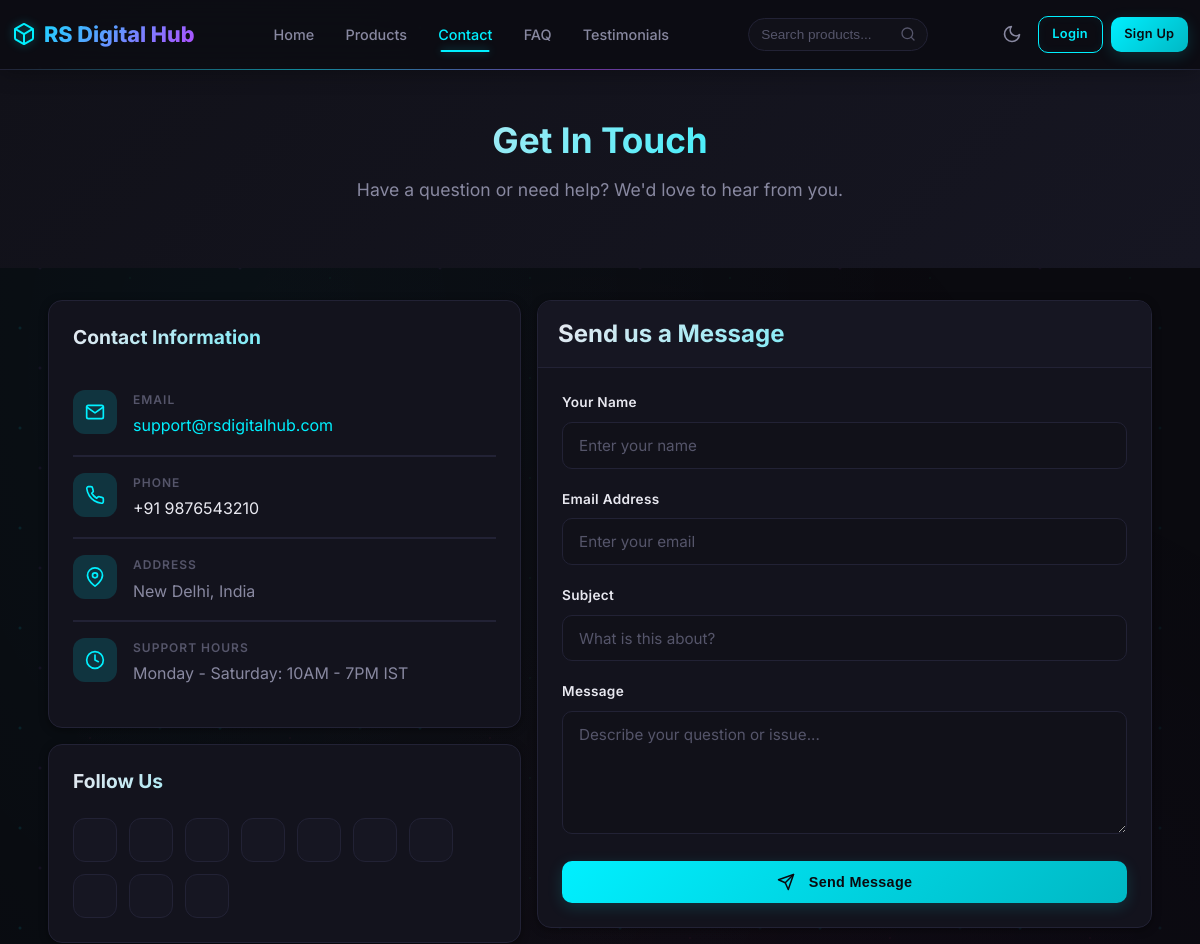
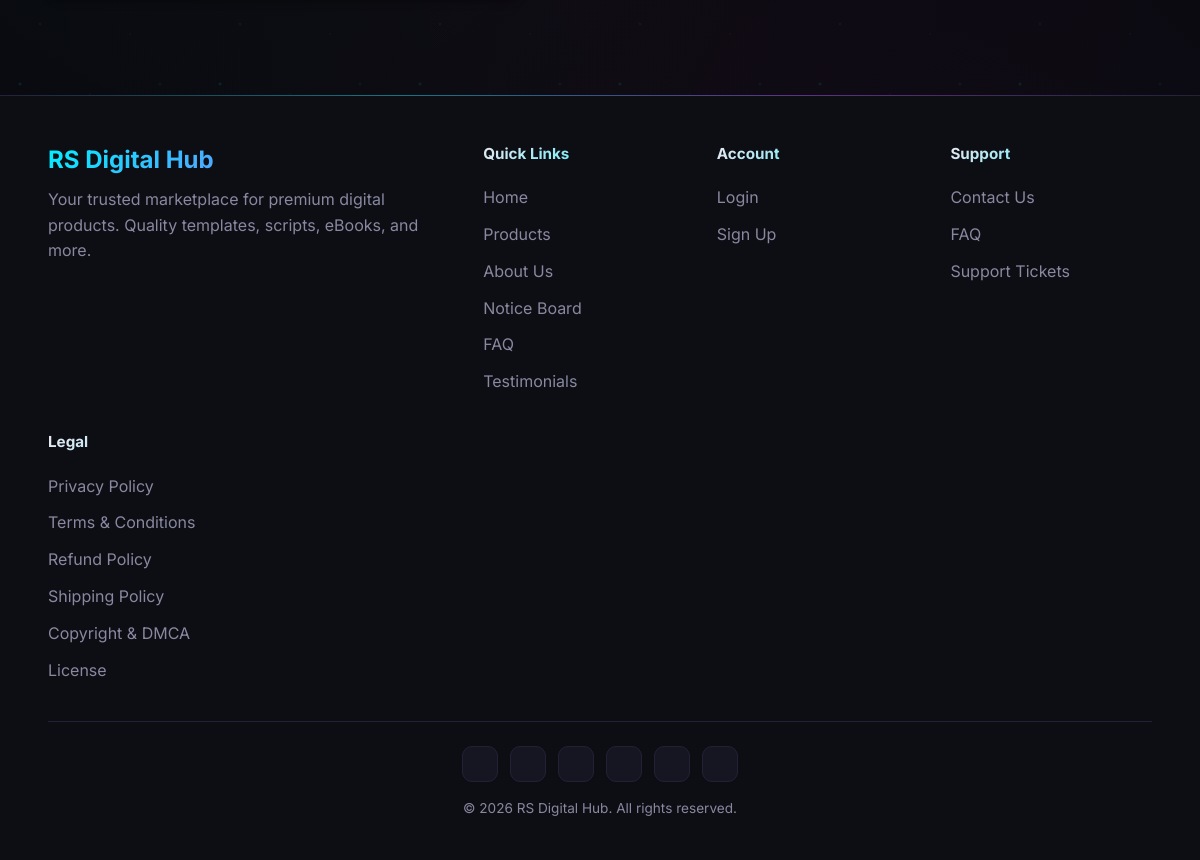
The page /contact.php on the database its author committed (2 pictures, top to bottom).
### tables this page shows
CREATE TABLE IF NOT EXISTS settings (
    id INT AUTO_INCREMENT PRIMARY KEY,
    setting_key VARCHAR(100) UNIQUE NOT NULL,
    setting_value TEXT,
    created_at TIMESTAMP DEFAULT CURRENT_TIMESTAMP,
    updated_at TIMESTAMP DEFAULT CURRENT_TIMESTAMP ON UPDATE CURRENT_TIMESTAMP
);

CREATE TABLE IF NOT EXISTS social_links (
    id INT AUTO_INCREMENT PRIMARY KEY,
    product_type VARCHAR(50) DEFAULT 'general',
    platform VARCHAR(50) NOT NULL,
    icon_svg TEXT DEFAULT NULL,
    url VARCHAR(500) NOT NULL DEFAULT '',
    label VARCHAR(100) DEFAULT NULL,
    is_active TINYINT(1) DEFAULT 1,
    sort_order INT DEFAULT 0,
    created_at TIMESTAMP DEFAULT CURRENT_TIMESTAMP,
    updated_at TIMESTAMP DEFAULT CURRENT_TIMESTAMP ON UPDATE CURRENT_TIMESTAMP,
    UNIQUE KEY idx_platform_section (platform, product_type)
);

### includes/functions.php (called while the page is built, shortened)
<?php
function sanitize($data) {
    return htmlspecialchars(strip_tags(trim($data)), ENT_QUOTES, 'UTF-8');
}
function getSetting($key, $default = '') {
    global $pdo;
    $stmt = $pdo->prepare("SELECT setting_value FROM settings WHERE setting_key = ? AND setting_value != ''");
    $stmt->execute([$key]);
    $value = $stmt->fetchColumn();
    return $value !== false ? $value : $default;
}
function isLoggedIn() {
    return isset($_SESSION['user_id']);
}

### contact.php (the view, shortened to what this page needs)
<?php
require_once __DIR__ . '/includes/header.php';
$contactEmail = getSetting('contact_email', 'support@rsdigitalhub.com');
$contactPhone = getSetting('contact_phone', '');
$contactAddress = getSetting('contact_address', '');
$contactHours = getSetting('contact_hours', '');
$socials = $pdo->query("SELECT * FROM social_links WHERE is_active = 1 AND url != '' ORDER BY sort_order ASC")->fetchAll();
?>
<section class="section" style="background:linear-gradient(135deg,var(--bg-secondary) 0%,var(--bg-tertiary) 100%);padding:3rem 0">
    <div class="container" style="text-align:center;max-width:700px">
        <h1 style="font-size:2.2rem;margin-bottom:0.75rem">Get In Touch</h1>
        <p style="font-size:1.1rem;color:var(--text-secondary)">Have a question or need help? We'd love to hear from you.</p>
    </div>
</section>
<section class="section" style="padding:2rem 0 4rem">
    <div class="container">
        <div class="d-flex flex-wrap gap-2">
            <div style="flex:1;min-width:300px">
                <div class="card mb-2">
                    <div class="card-body" style="padding:1.5rem">
                        <h3 class="mb-3" style="font-size:1.2rem">Contact Information</h3>
                        <?php if ($contactEmail): ?>
                        <div class="contact-item">
                            <div class="contact-icon">
                                <svg xmlns="http://www.w3.org/2000/svg" width="20" height="20" viewBox="0 0 24 24" fill="none" stroke="var(--primary)" stroke-width="2" stroke-linecap="round" stroke-linejoin="round"><path d="M4 4h16c1.1 0 2 .9 2 2v12c0 1.1-.9 2-2 2H4c-1.1 0-2-.9-2-2V6c0-1.1.9-2 2-2z"/><polyline points="22,6 12,13 2,6"/></svg>
                            </div>
                            <div>
                                <div class="contact-label">Email</div>
                                <a href="mailto:<?php echo sanitize($contactEmail); ?>" style="color:var(--primary);text-decoration:none"><?php echo sanitize($contactEmail); ?></a>
                            </div>
                        </div>
                        <?php endif; ?>
                        <?php if ($contactPhone): ?>
                        <div class="contact-item">
                            <div class="contact-icon">
                            </div>
                            <div>
                                <div class="contact-label">Phone</div>
                                <a href="tel:<?php echo sanitize($contactPhone); ?>" style="color:var(--text-primary);text-decoration:none"><?php echo sanitize($contactPhone); ?></a>
                            </div>
                        </div>
                        <?php endif; ?>
                        <?php if ($contactAddress): ?>
                        <div class="contact-item">
                            <div class="contact-icon">
                                <svg xmlns="http://www.w3.org/2000/svg" width="20" height="20" viewBox="0 0 24 24" fill="none" stroke="var(--primary)" stroke-width="2" stroke-linecap="round" stroke-linejoin="round"><path d="M21 10c0 7-9 13-9 13s-9-6-9-13a9 9 0 0 1 18 0z"/><circle cx="12" cy="10" r="3"/></svg>
                            </div>
                            <div>
                                <div class="contact-label">Address</div>
                                <div style="color:var(--text-secondary)"><?php echo nl2br(sanitize($contactAddress)); ?></div>
                            </div>
                        </div>
                        <?php endif; ?>
                        <?php if ($contactHours): ?>
                        <div class="contact-item">
                            <div class="contact-icon">
                                <svg xmlns="http://www.w3.org/2000/svg" width="20" height="20" viewBox="0 0 24 24" fill="none" stroke="var(--primary)" stroke-width="2" stroke-linecap="round" stroke-linejoin="round"><circle cx="12" cy="12" r="10"/><polyline points="12 6 12 12 16 14"/></svg>
                            </div>
                            <div>
                                <div class="contact-label">Support Hours</div>
                                <div style="color:var(--text-secondary)"><?php echo sanitize($contactHours); ?></div>
                            </div>
                        </div>
                        <?php endif; ?>
                    </div>
                </div>
                <?php if (!empty($socials)): ?>
                <div class="card">
                    <div class="card-body" style="padding:1.5rem">
                        <h3 class="mb-3" style="font-size:1.2rem">Follow Us</h3>
                        <div class="social-icons">
                            <?php foreach ($socials as $social): ?>
                            <a href="<?php echo sanitize($social['url']); ?>" target="_blank" rel="noopener noreferrer" class="social-icon social-<?php echo $social['platform']; ?>" title="<?php echo sanitize($social['label'] ?? ucfirst($social['platform'])); ?>">
                            </a>
                            <?php endforeach; ?>
                        </div>
                    </div>
                </div>
                <?php endif; ?>
            </div>
            <div style="flex:1.3;min-width:320px">
                <div class="card">
                    <div class="card-header">
                        <h3 style="margin:0">Send us a Message</h3>
                    </div>
                    <div class="card-body" style="padding:1.5rem">
                        <form method="POST">
                            <div class="form-group">
                                <label for="name">Your Name</label>
                                <input type="text" id="name" name="name" class="form-control" placeholder="Enter your name" required value="<?php echo isLoggedIn() ? sanitize(getCurrentUser()['name']) : (isset($_POST['name']) ? sanitize($_POST['name']) : ''); ?>">
                            </div>
                            <div class="form-group">
                                <label for="email">Email Address</label>
                                <input type="email" id="email" name="email" class="form-control" placeholder="Enter your email" required value="<?php echo isLoggedIn() ? sanitize(getCurrentUser()['email']) : (isset($_POST['email']) ? sanitize($_POST['email']) : ''); ?>">
                            </div>
                            <div class="form-group">
                                <label for="subject">Subject</label>
                                <input type="text" id="subject" name="subject" class="form-control" placeholder="What is this about?" required value="<?php echo isset($_POST['subject']) ? sanitize($_POST['subject']) : ''; ?>">
                            </div>
                            <div class="form-group">
                                <label for="message">Message</label>
                                <textarea id="message" name="message" class="form-control" rows="5" placeholder="Describe your question or issue..." required></textarea>
                            </div>
                            <button type="submit" class="btn btn-primary btn-block">
                                <svg xmlns="http://www.w3.org/2000/svg" width="18" height="18" viewBox="0 0 24 24" fill="none" stroke="currentColor" stroke-width="2" stroke-linecap="round" stroke-linejoin="round" style="vertical-align:middle;margin-right:6px"><line x1="22" y1="2" x2="11" y2="13"/><polygon points="22 2 15 22 11 13 2 9 22 2"/></svg>
                                Send Message
                            </button>
                        </form>
                    </div>
                </div>
            </div>
        </div>
    </div>
</section>
<?php require_once __DIR__ . '/includes/footer.php'; ?>

### includes/footer.php (shortened to what this page needs)
    </main>
    <footer class="footer">
        <div class="container">
            <div class="footer-grid">
                <div class="footer-brand">
                    <h3><?php echo getSetting('site_name', SITE_NAME); ?></h3>
                    <p>Your trusted marketplace for premium digital products. Quality templates, scripts, eBooks, and more.</p>
                </div>
                <div class="footer-links">
                    <h4>Quick Links</h4>
                    <a href="<?php echo SITE_URL; ?>/index.php">Home</a>
                    <a href="<?php echo SITE_URL; ?>/products.php">Products</a>
                    <a href="<?php echo SITE_URL; ?>/about.php">About Us</a>
                    <a href="<?php echo SITE_URL; ?>/notices.php">Notice Board</a>
                    <a href="<?php echo SITE_URL; ?>/faq.php">FAQ</a>
                    <a href="<?php echo SITE_URL; ?>/testimonials.php">Testimonials</a>
                </div>
                <div class="footer-links">
                    <h4>Account</h4>
                    <?php if (isLoggedIn()): ?>
                    <a href="<?php echo SITE_URL; ?>/profile.php">Profile</a>
                    <a href="<?php echo SITE_URL; ?>/orders.php">My Orders</a>
                    <a href="<?php echo SITE_URL; ?>/logout.php">Logout</a>
                    <?php else: ?>
                    <a href="<?php echo SITE_URL; ?>/login.php">Login</a>
                    <a href="<?php echo SITE_URL; ?>/signup.php">Sign Up</a>
                    <?php endif; ?>
                </div>
                <div class="footer-links">
                    <h4>Support</h4>
                    <a href="<?php echo SITE_URL; ?>/contact.php">Contact Us</a>
                    <a href="<?php echo SITE_URL; ?>/faq.php">FAQ</a>
                    <a href="<?php echo SITE_URL; ?>/tickets.php">Support Tickets</a>
                </div>
                <div class="footer-links">
                    <h4>Legal</h4>
                    <a href="<?php echo SITE_URL; ?>/policy.php?slug=privacy-policy">Privacy Policy</a>
                    <a href="<?php echo SITE_URL; ?>/policy.php?slug=terms-and-conditions">Terms & Conditions</a>
                    <a href="<?php echo SITE_URL; ?>/policy.php?slug=refund-cancellation-policy">Refund Policy</a>
                    <a href="<?php echo SITE_URL; ?>/policy.php?slug=shipping-delivery-policy">Shipping Policy</a>
                    <a href="<?php echo SITE_URL; ?>/policy.php?slug=copyright-dmca-policy">Copyright & DMCA</a>
                    <a href="<?php echo SITE_URL; ?>/policy.php?slug=license">License</a>
                </div>
            </div>
            <div class="footer-bottom">
                <div class="footer-social">
                    <?php
                    $footerSocials = $pdo->query("SELECT * FROM social_links WHERE is_active = 1 AND url != '' ORDER BY sort_order ASC LIMIT 6")->fetchAll();
                    foreach ($footerSocials as $fs):
                    ?>
                    <a href="<?php echo sanitize($fs['url']); ?>" target="_blank" rel="noopener noreferrer" class="footer-social-icon footer-social-<?php echo $fs['platform']; ?>" title="<?php echo sanitize($fs['label'] ?? ucfirst($fs['platform'])); ?>">
                    </a>
                    <?php endforeach; ?>
                </div>
                <p><?php echo getSetting('site_footer_text', '© ' . date('Y') . ' ' . SITE_NAME . '. All rights reserved.'); ?></p>
            </div>
        </div>
    </footer>
</body>
</html>

### contact.php (style rules this page uses)
.contact-item { display: flex; align-items: flex-start; gap: 1rem; padding: 1rem 0; border-bottom: 1px solid var(--border-color); }
.contact-item:last-child { border-bottom: none; }
.contact-icon { width: 44px; height: 44px; border-radius: 12px; background: var(--primary-glow-sm); display: flex; align-items: center; justify-content: center; flex-shrink: 0; }
.contact-label { font-size: 0.75rem; text-transform: uppercase; letter-spacing: 1px; color: var(--text-muted); margin-bottom: 0.25rem; font-weight: 600; }
.social-icons { display: flex; flex-wrap: wrap; gap: 0.75rem; }
.social-icon { width: 44px; height: 44px; border-radius: 12px; display: flex; align-items: center; justify-content: center; transition: var(--transition); border: 1px solid var(--border-color); background: var(--bg-tertiary); }

### rows shown on the page
settings: setting_value "support@rsdigitalhub.com"
settings: setting_value "+91 9876543210"
settings: setting_value "New Delhi, India"
settings: setting_value "Monday - Saturday: 10AM - 7PM IST"
settings: setting_value "RS Digital Hub"
